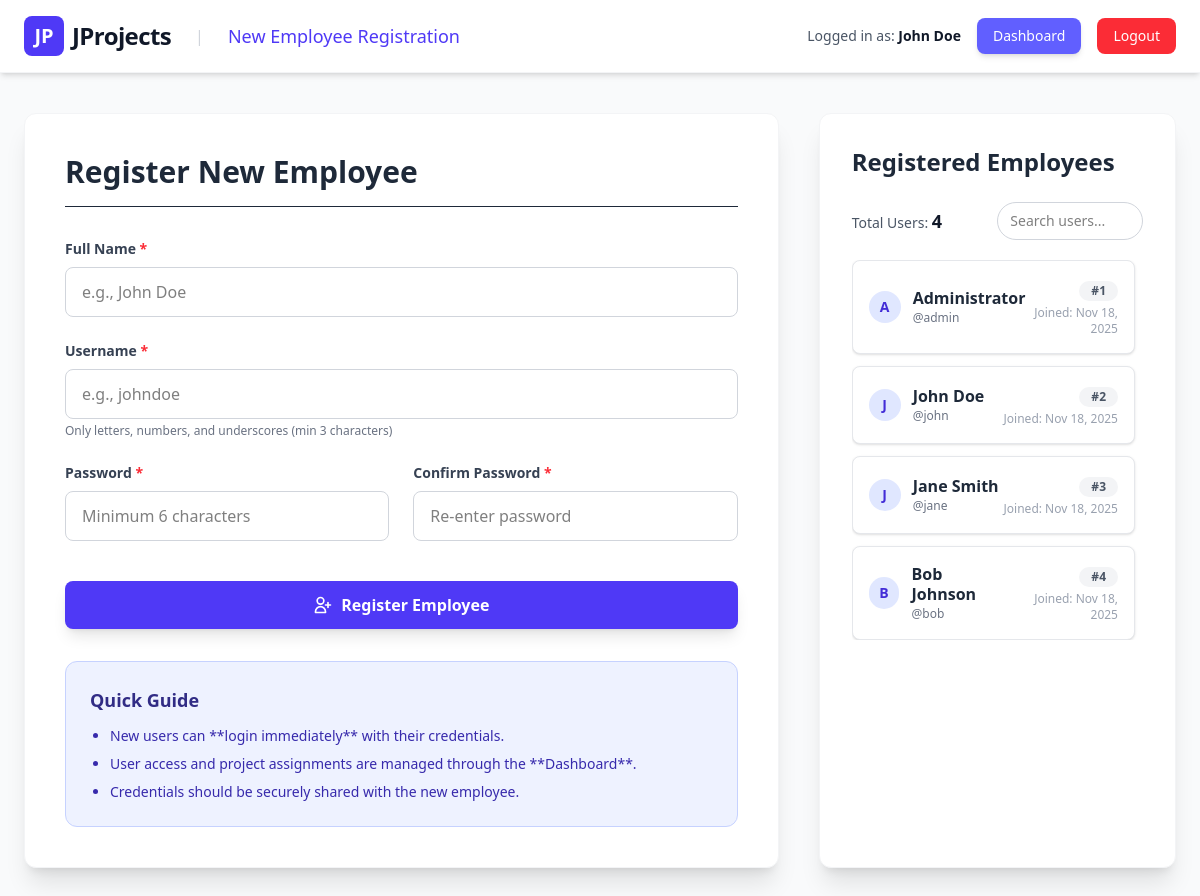
Page /register.php (signed in) on the committed database.
### tables this page shows
CREATE TABLE IF NOT EXISTS users (
    id INT AUTO_INCREMENT PRIMARY KEY,
    username VARCHAR(50) UNIQUE NOT NULL,
    password VARCHAR(255) NOT NULL,
    full_name VARCHAR(100) NOT NULL,
    created_at TIMESTAMP DEFAULT CURRENT_TIMESTAMP
);

### config.php (called while the page is built, shortened)
<?php
try {
    $pdo = new PDO(
        "mysql:host=" . DB_HOST . ";dbname=" . DB_NAME . ";charset=utf8mb4",
        DB_USER,
        DB_PASS,
        [
            PDO::ATTR_ERRMODE => PDO::ERRMODE_EXCEPTION,
            PDO::ATTR_DEFAULT_FETCH_MODE => PDO::FETCH_ASSOC,
            PDO::ATTR_EMULATE_PREPARES => false
        ]
    );
} catch (PDOException $e) {
    die("Database connection failed: " . $e->getMessage());
}
function isLoggedIn() {
    return isset($_SESSION['user_id']);
}
function getCurrentUser() {
    global $pdo;
    $stmt = $pdo->prepare("SELECT id, username, full_name FROM users WHERE id = ?");
    $stmt->execute([$_SESSION['user_id']]);
    return $stmt->fetch();
}
?>

### register.php (the view, shortened to what this page needs)
<?php
require_once 'config.php';
$currentUser = getCurrentUser();
$stmt = $pdo->query("SELECT id, username, full_name, created_at FROM users ORDER BY created_at DESC");
$users = $stmt->fetchAll();
?>
<!DOCTYPE html>
<html lang="en">
<head>
    <script src="https://cdn.jsdelivr.net/npm/@tailwindcss/browser@4"></script>
</head>
<body class="bg-gray-50 min-h-screen font-sans">
    <header class="bg-white shadow-md border-b border-gray-100 sticky top-0 z-10">
        <div class="max-w-7xl mx-auto px-6 py-4 flex items-center justify-between">
            <div class="flex items-center space-x-6">
                <a href="dashboard.php" class="flex items-center space-x-2">
                    <div class="w-10 h-10 bg-indigo-600 rounded-lg flex items-center justify-center text-white font-bold text-xl">
                        JP
                    </div>
                    <h1 class="text-2xl font-extrabold text-gray-900 tracking-tight">JProjects</h1>
                </a>
                <span class="text-gray-300 hidden sm:inline">|</span>
                <span class="text-lg font-medium text-indigo-600 hidden sm:inline">New Employee Registration</span>
            </div>
            <div class="flex items-center space-x-4">
                <span class="text-sm text-gray-600 hidden md:inline">
                    Logged in as: <strong class="font-semibold text-gray-900"><?php echo htmlspecialchars($currentUser['full_name']); ?></strong>
                </span>
                <a href="dashboard.php" class="bg-indigo-500 hover:bg-indigo-600 text-white px-4 py-2 rounded-lg text-sm font-medium transition duration-150 shadow-md">
                    Dashboard
                </a>
                <a href="logout.php" class="bg-red-500 hover:bg-red-600 text-white px-4 py-2 rounded-lg text-sm font-medium transition duration-150">
                    Logout
                </a>
            </div>
        </div>
    </header>
    <div class="max-w-7xl mx-auto px-6 py-10">
        <div class="grid grid-cols-1 lg:grid-cols-3 gap-10">
            <div class="lg:col-span-2 bg-white rounded-xl shadow-xl border border-gray-100 p-8 md:p-10">
                <h2 class="text-3xl font-bold text-gray-800 mb-8 border-b pb-4">Register New Employee</h2>
                <form method="POST" action="" class="space-y-6">
                    <div>
                        <label for="full_name" class="block text-sm font-semibold text-gray-700 mb-2">
                            Full Name <span class="text-red-500">*</span>
                        </label>
                        <input
                            type="text" id="full_name" name="full_name" required
                            value="<?php echo htmlspecialchars($_POST['full_name'] ?? ''); ?>"
                            class="w-full px-4 py-3 border border-gray-300 rounded-lg focus:ring-2 focus:ring-indigo-500 focus:border-indigo-500 transition duration-150"
                            placeholder="e.g., John Doe"
                        >
                    </div>
                    <div>
                        <label for="username" class="block text-sm font-semibold text-gray-700 mb-2">
                            Username <span class="text-red-500">*</span>
                        </label>
                        <input
                            type="text" id="username" name="username" required pattern="[a-zA-Z0-9_]+"
                            value="<?php echo htmlspecialchars($_POST['username'] ?? ''); ?>"
                            class="w-full px-4 py-3 border border-gray-300 rounded-lg focus:ring-2 focus:ring-indigo-500 focus:border-indigo-500 transition duration-150"
                            placeholder="e.g., johndoe"
                        >
                        <p class="text-xs text-gray-500 mt-1">Only letters, numbers, and underscores (min 3 characters)</p>
                    </div>
                    <div class="grid grid-cols-1 md:grid-cols-2 gap-6">
                        <div>
                            <label for="password" class="block text-sm font-semibold text-gray-700 mb-2">
                                Password <span class="text-red-500">*</span>
                            </label>
                            <input
                                type="password" id="password" name="password" required minlength="6"
                                class="w-full px-4 py-3 border border-gray-300 rounded-lg focus:ring-2 focus:ring-indigo-500 focus:border-indigo-500 transition duration-150"
                                placeholder="Minimum 6 characters"
                            >
                        </div>
                        <div>
                            <label for="confirm_password" class="block text-sm font-semibold text-gray-700 mb-2">
                                Confirm Password <span class="text-red-500">*</span>
                            </label>
                            <input
                                type="password" id="confirm_password" name="confirm_password" required minlength="6"
                                class="w-full px-4 py-3 border border-gray-300 rounded-lg focus:ring-2 focus:ring-indigo-500 focus:border-indigo-500 transition duration-150"
                                placeholder="Re-enter password"
                            >
                        </div>
                    </div>
                    <button
                        type="submit"
                        class="w-full bg-indigo-600 hover:bg-indigo-700 text-white font-bold py-3 rounded-lg transition duration-200 shadow-lg hover:shadow-xl focus:ring-4 focus:ring-indigo-500 focus:ring-opacity-50 mt-4"
                    >
                        <span class="flex items-center justify-center space-x-2">
                            <svg class="w-5 h-5" fill="none" stroke="currentColor" viewBox="0 0 24 24"><path stroke-linecap="round" stroke-linejoin="round" stroke-width="2" d="M18 9v3m0 0v3m0-3h3m-3 0h-3m-2-5a4 4 0 11-8 0 4 4 0 018 0zM3 20a6 6 0 0112 0v1H3v-1z"></path></svg>
                            <span>Register Employee</span>
                        </span>
                    </button>
                </form>
                <div class="mt-8 p-6 bg-indigo-50 rounded-xl border border-indigo-200">
                    <h3 class="font-extrabold text-indigo-900 mb-3 text-lg">Quick Guide</h3>
                    <ul class="text-sm text-indigo-800 space-y-2 list-disc pl-5">
                        <li>New users can **login immediately** with their credentials.</li>
                        <li>User access and project assignments are managed through the **Dashboard**.</li>
                        <li>Credentials should be securely shared with the new employee.</li>
                    </ul>
                </div>
            </div>
            <div class="lg:col-span-1 bg-white rounded-xl shadow-xl border border-gray-100 p-8">
                <h2 class="text-2xl font-bold text-gray-800 mb-6">Registered Employees</h2>
                <div class="mb-5 flex items-center justify-between">
                    <span class="text-sm font-medium text-gray-600">Total Users: <strong class="text-gray-900 text-lg"><?php echo count($users); ?></strong></span>
                    <input
                        type="text"
                        id="searchUsers"
                        placeholder="Search users..."
                        class="px-3 py-2 border border-gray-300 rounded-full text-sm focus:ring-2 focus:ring-indigo-500 transition duration-150 w-1/2"
                    >
                </div>
                <div class="overflow-y-auto max-h-[650px] space-y-3 pr-2" id="usersList">
                    <?php foreach ($users as $user): ?>
                        <div class="user-item p-4 bg-white rounded-lg border border-gray-200 shadow-sm hover:border-indigo-400 hover:shadow-md transition duration-150">
                            <div class="flex items-center justify-between">
                                <div class="flex items-center space-x-3">
                                    <div class="w-8 h-8 rounded-full bg-indigo-100 text-indigo-700 flex items-center justify-center font-bold text-sm">
                                        <?php echo strtoupper(substr($user['full_name'], 0, 1)); ?>
                                    </div>
                                    <div>
                                        <h3 class="font-semibold text-gray-800 leading-tight"><?php echo htmlspecialchars($user['full_name']); ?></h3>
                                        <p class="text-xs text-gray-500 mt-0.5">@<?php echo htmlspecialchars($user['username']); ?></p>
                                    </div>
                                </div>
                                <div class="text-right">
                                    <span class="inline-block px-3 py-0.5 text-xs font-bold bg-gray-100 text-gray-600 rounded-full">
                                        #<?php echo $user['id']; ?>
                                    </span>
                                    <p class="text-xs text-gray-400 mt-1">
                                        Joined: <?php echo date('M d, Y', strtotime($user['created_at'])); ?>
                                    </p>
                                </div>
                            </div>
                        </div>
                    <?php endforeach; ?>
                </div>
            </div>
        </div>
    </div>
</body>
</html>

### rows in the picture
users: full_name "John Doe", full_name "J", username "john", id "2", created_at "Nov 18, 2025"
users: full_name "A", full_name "Administrator", username "admin", id "1", created_at "Nov 18, 2025"
users: full_name "J", full_name "Jane Smith", username "jane", id "3", created_at "Nov 18, 2025"
users: full_name "B", full_name "Bob Johnson", username "bob", id "4", created_at "Nov 18, 2025"

### other values in the picture
count($users) "4"
